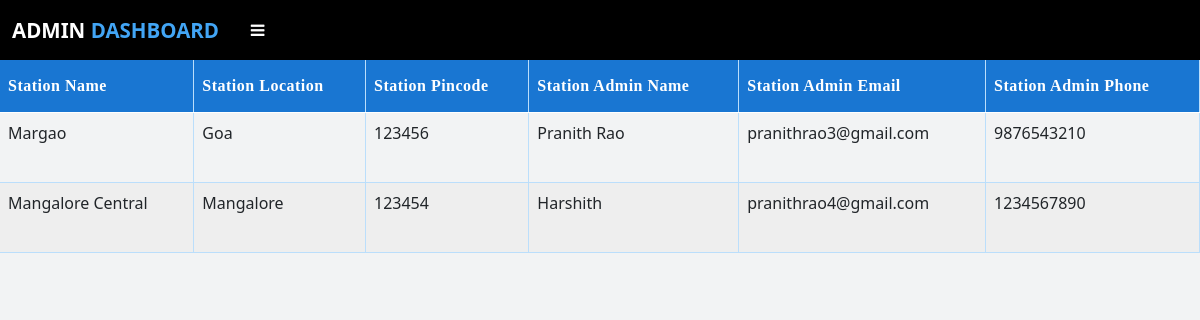
Before: /stationlist (signed in) with the older database file.
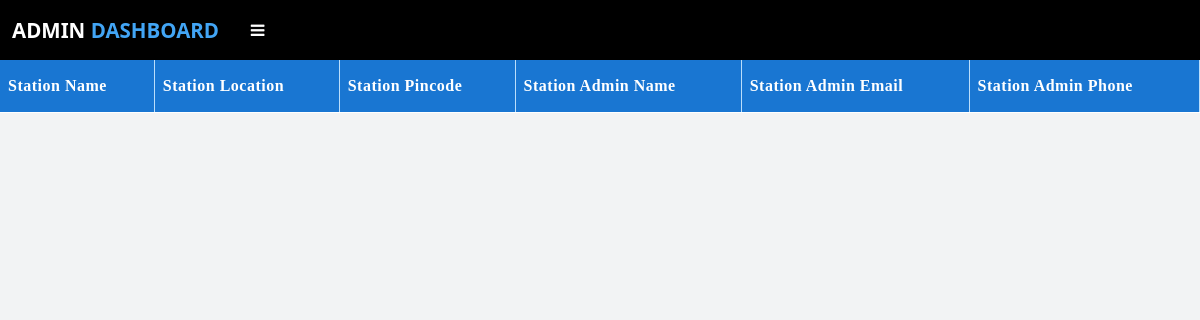
After: the same page with the newer database file.
### app.py (models this page shows, shortened)
class Station(db.Model):
    id = db.Column(db.Integer, primary_key=True)
    station_name = db.Column(db.String(100), nullable=False, unique=True)
    station_location = db.Column(db.String(100), nullable=False)
    station_pincode = db.Column(db.String(15), nullable=False)
    name = db.Column(db.String(100), nullable=False)
    email = db.Column(db.String(100), nullable=False, unique=True)
    phone = db.Column(db.String(11), nullable=False, unique=True)
    password = db.Column(db.String(255), nullable=False)

### app.py (the view)
@app.route("/stationlist")
def stationlist():
    if "mainadmin" in session:
        data = Station.query.all()
        return render_template("station_list.html", data=data)
    else:
        flash("Session Expired", "error")
        return redirect(url_for("adminlog"))

### templates/station_list.html (shortened to what this page needs)
{% extends "Admin_layout.html" %}
{% block head %} {{ super() }}
{% endblock %}
{% block content %}
<div class="table-responsive">
  <table class="table">
    <thead>
      <tr>
        <th scope="col">Station Name</th>
        <th scope="col">Station Location</th>
        <th scope="col">Station Pincode</th>
        <th scope="col">Station Admin Name</th>
        <th scope="col">Station Admin Email</th>
        <th scope="col">Station Admin Phone</th>
      </tr>
    </thead>
    <tbody>
      {% for i in data %}
      <tr>
        <td>{{i.station_name}}</td>
        <td>{{i.station_location}}</td>
        <td>{{i.station_pincode}}</td>
        <td>{{i.name}}</td>
        <td>{{i.email}}</td>
        <td>{{i.phone}}</td>
      </tr>
      {% endfor %}
    </tbody>
  </table>
</div>
{% endblock %}

### templates/Admin_layout.html (shortened to what this page needs)
<!DOCTYPE html>
<html lang="en">
  <head>
    {% block head %}
    <link
      href="https://cdn.jsdelivr.net/npm/bootstrap@5.0.0/dist/css/bootstrap.min.css"
      rel="stylesheet"
    />
    <link
      rel="stylesheet"
      href="https://cdnjs.cloudflare.com/ajax/libs/font-awesome/4.7.0/css/font-awesome.min.css"
    />
    <link
      rel="stylesheet"
      href="https://cdnjs.cloudflare.com/ajax/libs/animate.css/4.1.1/animate.min.css"
    />
    {% endblock %}
  </head>
  <body>
    <nav
      class="navbar navbar-expand-lg navbar-light"
      style="background-color: #000000; height: 60px"
      id="navbar"
    >
      <div class="container-fluid">
        <a class="navbar-brand" href="#"
          ><h3 id="text1">Admin <span>Dashboard</span></h3></a
        >
        <button
          type="button"
          id="sidebarCollapse"
          class="btn btn-darks me-auto"
          onclick="openNav()"
        >
          <i class="fa fa-bars" aria-hidden="true"></i>
        </button>
      </div>
    </nav>
    <div id="content">{% block content %} {% endblock %}</div>
  </body>
</html>

### templates/station_list.html (style rules this page uses)
table { font-family: "Roboto" sans-serif; border-collapse: collapse; width: 100%; }
.table th { padding-top: 14px; padding-bottom: 14px; text-align: left; background-color: #1976d2; color: white; letter-spacing: 0.5px; user-select: none; border-right: 0.5px solid #bbdefb; font-family: Bahnschrift SemiBold; }
table td, table th { border-bottom: 0.5px solid #bbdefb; }

### templates/Admin_layout.html (style rules this page uses)
body { font-family: "Roboto" sans-serif; background-color: #f2f3f4; }
* { margin: 0; padding: 0; text-decoration: none; list-style: none; }
#text1 { color: #fff; margin: 0; text-transform: uppercase; font-size: 20.5px; font-weight: 750; }
#text1 span { color: #42a5f5; }
#sidebarCollapse { color: white; width: 45px; }

Changed rows visible on the page:
removed Station: station_name "Margao", station_location "Goa", station_pincode "123456", name "Pranith Rao", email "pranithrao3@gmail.com", phone "9876543210"
removed Station: station_name "Mangalore Central", station_location "Mangalore", station_pincode "123454", name "Harshith", email "pranithrao4@gmail.com", phone "1234567890"
